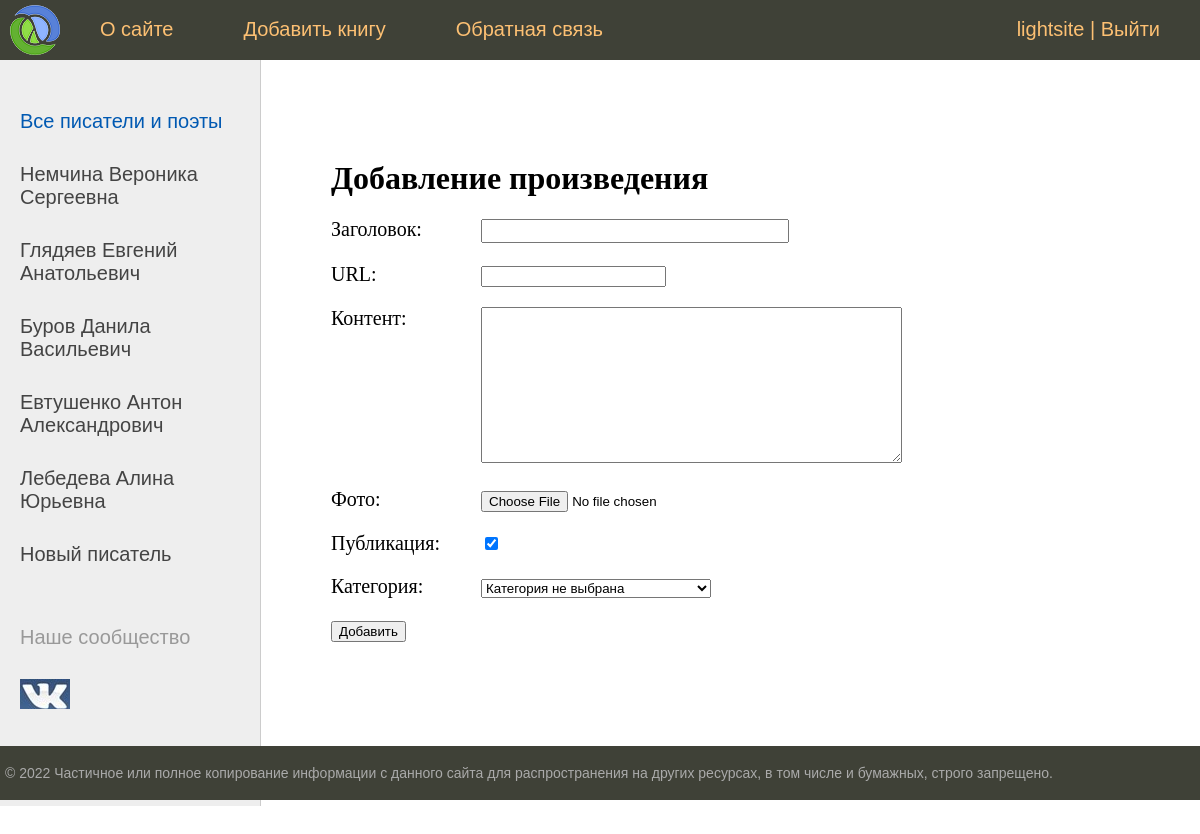
Screenshot of /addpage/ (signed in) with the database file from the repository.
### magazine/models.py (models this page shows)
class Category(models.Model):
    name = models.CharField(max_length=100, db_index=True, verbose_name="Категория")
    slug = models.SlugField(max_length=250, unique=True, db_index=True, verbose_name='URL')
    def __str__(self):
        return self.name
    def get_absolute_url(self):
        return reverse('category', kwargs={'categor_slug': self.slug})
    class Meta:
        verbose_name = "Категории"
        verbose_name_plural = "Категории"
        ordering = ['id']

### magazine/views.py (the view)
# urls.py: path('addpage/', AddPage.as_view(), name='add_page'),
class AddPage(LoginRequiredMixin, DataMixin, CreateView):
    form_class = AddPostForm
    template_name = 'magazine/addpage.html'
    success_url = reverse_lazy('home')
    raise_exception = True
    def get_context_data(self, *, object_list=None, **kwargs):
        context = super().get_context_data(**kwargs)
        c_def = self.get_user_context(title="Добавление произведения")
        return dict(list(context.items()) + list(c_def.items()))

### magazine/forms.py (shortened to what this page needs)
class AddPostForm(forms.ModelForm):
    def __init__(self, *args, **kwargs):
        super().__init__(*args, **kwargs)
        self.fields['categor'].empty_label = 'Категория не выбрана'
    class Meta:
        model = Magazine
        fields = ['title', 'slug', 'content', 'photo_magazine', 'is_published', 'categor']
        widgets = {
            'title': forms.TextInput(attrs={'class': 'form-input'}),
            'content': forms.Textarea(attrs={'cols': 50, 'rows': 10}),
        }

### magazine/utils.py (called while the page is built)
    def get_user_context(self, **kwargs):
        context = kwargs
        categors = Category.objects.all()
        context['menu'] = menu
        context['categors'] = categors
        if 'categor_selected' not in context:
            context['categor_selected'] = 0
        return context

### magazine/templates/magazine/addpage.html (shortened to what this page needs)
{% extends 'magazine/base.html' %}
{% block content %}
<h1>{{title}}</h1>
<form actiom="{% url 'add_page' %}" method="post" enctype="multipart/form-data">
{% for f in form %}
<p><label class="form-label" for="{{ f.id_for_label }}">{{f.label}}: </label>{{ f }}</p>
{% endfor %}
    <button type="submit">Добавить</button>
</form>
{% endblock %}

### magazine/templates/magazine/base.html (shortened to what this page needs)
{% load static %}
{% load magazine_tags %}
<!DOCTYPE html>
<html>
<head>
	<link type="text/css" href="{% static 'magazine/css/style.css' %}" rel="stylesheet" />
</head>
<body>
<table class="table-page" border=0 cellpadding="0" cellspacing="0">
<tr><td valign=top>
{% block mainmenu %}
		<div class="header">
			<ul id="mainmenu" class="mainmenu">
			<li class="logo"><a href="{% url 'home' %}"><div class="logo"></div></a></li>
{% for m in menu %}
			<li><a href="{% url m.url_name %}">{{m.title}}</a></li>
{% endfor %}
				{% if request.user.is_authenticated %}
				<li class="last"> {{ user.username}} | <a href="{% url 'logout' %}">Выйти</a></li>
				{% else %}
				<li class="last"><a href="{% url 'register' %}">Регистрация</a> | <a href="{% url 'login' %}">Войти</a></li>
				{% endif %}
			</ul>
		</div>
{% endblock mainmenu %}
<table class="table-content" border=0 cellpadding="0" cellspacing="0">
<tr>
	<td valign="top" class="left-chapters">
	<ul id="leftchapters">
{% if categor_selected == 0 %}
		<li class="selected">Все писатели и поэты</li>
{% else %}
		<li><a href="{% url 'home' %}">Все писатели и поэты</a></li>
{% endif %}
{% for c in categors %}
	{% if c.pk == categor_selected %}
		<li class="selected">{{c.name}}</li>
	{% else %}
		<li><a href="{{ c.get_absolute_url }}">{{c.name}}</a></li>
	{% endif %}
{% endfor %}
		<li class="share">
		<p>Наше сообщество</p>
		<a class="share-yt" href="https://vk.com/writers_club_1" target="_blank" rel="nofollow"></a>
		</li>
	</ul>
</td>
<td valign="top" class="content">
<div class="content-text">
{% block content %}
{% endblock %}
	</div>
</td></tr></table>
</td></tr>
<tr><td valign=top>
	<div id="footer">
		<p>&copy; 2022 Частичное или полное копирование информации с данного сайта для распространения на других ресурсах, в том числе и бумажных, строго запрещено.</p>
	</div>
</td></tr></table>
</body>
</html>

### magazine/static/magazine/css/style.css (style rules this page uses)
html, body { font-family: 'Arial'; margin: 0; padding: 0; height: 100%; width: 100%; color: #444; }
a { color: #0059b2; text-decoration: none; }
.table-page { width: 100%; height: 100%; vertical-align: top; }
.table-page tr { height: 100%; }
.header { background: #3F4137; height: 60px; }
.logo { background: url('../images/logo.png') no-repeat 10px 5px; width: 70px; height: 60px; }
ul.mainmenu { list-style: none; margin: 0; padding: 0; height: 60px; color: #fdc073; font-size: 20px; overflow: hidden; }
ul.mainmenu li { float: left; margin: 18px 40px 0 30px; }
ul.mainmenu li.logo { margin: 0; }
ul.mainmenu li.last { float: right; }
ul.mainmenu li a { color: #fdc073; text-decoration: none; }
.table-content { width: 100%; min-height: 100%; height: 100%; }
.left-chapters { margin: 0; background: #eee; border-right: 1px solid #ccc; min-height: 100%; }
.left-chapters ul { width: 230px; min-height: 100%; margin: 0; padding: 20px 10px 10px 20px; list-style: none; font-size: 20px; }
.left-chapters ul li { margin: 30px 0 0 0; color: #999; }
.left-chapters ul li.selected { color: #0059b2; }
.left-chapters ul li a { color: #444; text-decoration: none; }
.left-chapters ul li.share { margin: 60px 0 0 0; }
.left-chapters ul li.share p { margin: 30px 0 30px 0; }
.left-chapters ul li.share a { display: inline-block; width: 40px; height: 40px; margin: 0 20px 0 0; }
.left-chapters ul li.share a.share-yt { width: 100%; height: 30px; background: url('../images/share.png') no-repeat 0 0 }
.content { padding: 40px 20px 20px 40px; width: 100%; box-sizing: border-box; }
.content-text { margin: 60px 0 0 30px; color: #000; font-size: 20px; font-family: Yandex Sans Display Light; }
.content-text h1 { font-size: 32px; }
#footer { box-sizing: border-box; background: #3F4137; padding: 5px; color: #aaa; font-size: 14px; font-family: Verdana, Geneva, Arial, Helvetica; text-align: left; overflow: hidden; }
.form-input { width: 300px; font-size: 16px; }
.form-label { display: inline-block; min-width: 150px; vertical-align: top; }

### rows the page displays
Category: name "Немчина Вероника Сергеевна"
Category: name "Глядяев Евгений Анатольевич"
Category: name "Буров Данила Васильевич"
Category: name "Евтушенко Антон Александрович"
Category: name "Лебедева Алина Юрьевна"
Category: name "Новый писатель"

### other values shown
{{ m.title }} "О сайте" "Добавить книгу" "Обратная связь"
{{ user.username }} "lightsite"
{{ title }} "Добавление произведения"
{{ f.label }} "Заголовок" "URL" "Контент" "Фото" "Публикация" "Категория"
